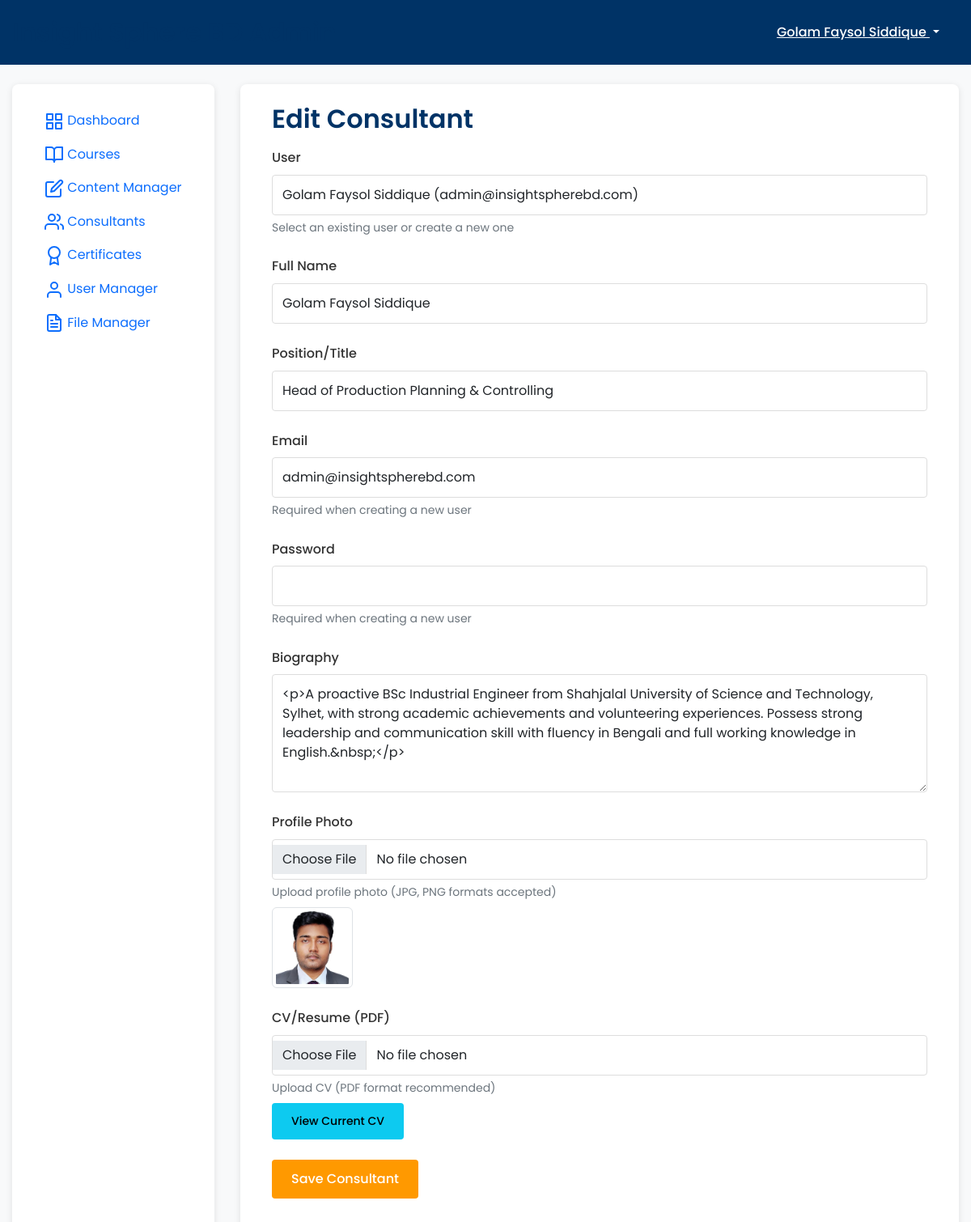
Page /admin/consultants/edit/1 (signed in) on the committed database.
### models.py (models this page shows, shortened)
class User(UserMixin, db.Model):
    id = db.Column(db.Integer, primary_key=True)
    username = db.Column(db.String(64), unique=True, nullable=False)
    email = db.Column(db.String(120), unique=True, nullable=False)
    password_hash = db.Column(db.String(256))
    full_name = db.Column(db.String(100))
    phone = db.Column(db.String(20))
    role = db.Column(db.String(20), default='user')  # user, admin, super_admin, consultant
    created_at = db.Column(db.DateTime, default=datetime.utcnow)
    courses = db.relationship('Course', secondary=registrations,
                             backref=db.backref('participants', lazy='dynamic'))
    payments = db.relationship('Payment', backref='user', lazy=True)
    certificates = db.relationship('Certificate', backref='user', lazy=True)
    is_consultant = db.Column(db.Boolean, default=False)
    bio = db.Column(db.Text)
    position = db.Column(db.String(100))
    photo_url = db.Column(db.String(255))
    photo_filename = db.Column(db.String(255), nullable=True)
    cv_filename = db.Column(db.String(255), nullable=True)
    @property
    def photo_path(self):
        if self.photo_filename:
            return url_for('static', filename=f'uploads/consultants/{self.photo_filename}')
        return self.photo_url or url_for('static', filename='img/default-avatar.png')
    @property
    def cv_path(self):
        if self.cv_filename:
            return url_for('static', filename=f'uploads/consultants/{self.cv_filename}')
        return None
    def is_admin(self):
        return self.role in ['admin', 'super_admin']
    def is_super_admin(self):
        return self.role == 'super_admin'
    @property
    def is_authenticated(self):
        return True

### routes/admin.py (the view)
    def decorated_function(*args, **kwargs):
        if not current_user.is_authenticated or not current_user.is_admin():
            abort(403)
        return f(*args, **kwargs)

### forms.py (shortened to what this page needs)
class ConsultantForm(FlaskForm):
    user_id = SelectField('User', coerce=int, default=0)
    full_name = StringField('Full Name', validators=[DataRequired(), Length(max=100)])
    email = StringField('Email', validators=[Optional(), Email()])
    password = PasswordField('Password', validators=[Optional(), Length(min=6)])
    bio = TextAreaField('Biography', validators=[Optional()])
    position = StringField('Position/Title', validators=[Optional(), Length(max=100)])
    photo = FileField('Profile Photo', validators=[Optional(), FileAllowed(['jpg', 'png', 'jpeg'], 'Images only!')])
    cv = FileField('CV/Resume (PDF)', validators=[Optional(), FileAllowed(['pdf'], 'PDF files only!')])
    submit = SubmitField('Save Consultant')

### app.py (called while the page is built)
@login_manager.user_loader
def load_user(user_id):
    from models import User
    return User.query.get(int(user_id))

@app.context_processor
def inject_config():
    from datetime import datetime
    return {'config': app.config, 'now': datetime.utcnow()}

### routes/admin.py (called while the page is built)
def admin_required(f):
    def decorated_function(*args, **kwargs):
        if not current_user.is_authenticated or not current_user.is_admin():
            abort(403)
        return f(*args, **kwargs)
    decorated_function.__name__ = f.__name__
    return login_required(decorated_function)

### templates/admin/consultant_form.html (shortened to what this page needs)
{% extends "admin/layout.html" %}
{% block content %}
<div class="container">
    <h2>{{ 'Edit' if consultant else 'Add' }} Consultant</h2>
    <form method="post" enctype="multipart/form-data">
        <div class="form-group">
            {{ form.user_id.label(class="form-label") }}
            {{ form.user_id(class="form-control") }}
            <small class="form-text text-muted">Select an existing user or create a new one</small>
        </div>
        <div class="form-group">
            {{ form.full_name.label(class="form-label") }}
            {{ form.full_name(class="form-control") }}
        </div>
        <div class="form-group">
            {{ form.position.label(class="form-label") }}
            {{ form.position(class="form-control") }}
        </div>
        <div class="form-group new-user-field">
            {{ form.email.label(class="form-label") }}
            {{ form.email(class="form-control") }}
            <small class="form-text text-muted">Required when creating a new user</small>
        </div>
        <div class="form-group new-user-field">
            {{ form.password.label(class="form-label") }}
            {{ form.password(class="form-control") }}
            <small class="form-text text-muted">Required when creating a new user</small>
        </div>
        <div class="form-group">
            {{ form.bio.label(class="form-label") }}
            {{ form.bio(class="form-control editor", rows="5") }}
        </div>
        <div class="form-group">
            {{ form.photo.label(class="form-label") }}
            {{ form.photo(class="form-control") }}
            <small class="form-text text-muted">Upload profile photo (JPG, PNG formats accepted)</small>
            {% if consultant and consultant.photo_path %}
                <div class="mt-2">
                    <img src="{{ consultant.photo_path }}" alt="Current photo" class="img-thumbnail" style="max-height: 100px;">
                </div>
            {% endif %}
        </div>
        <div class="form-group">
            {{ form.cv.label(class="form-label") }}
            {{ form.cv(class="form-control") }}
            <small class="form-text text-muted">Upload CV (PDF format recommended)</small>
            {% if consultant and consultant.cv_path %}
                <div class="mt-2">
                    <a href="{{ consultant.cv_path }}" target="_blank" class="btn btn-sm btn-info">View Current CV</a>
                </div>
            {% endif %}
        </div>
        <div class="form-group mt-4">
            {{ form.submit(class="btn btn-primary") }}
            <a href="{{ url_for('admin.consultant_manager') }}" class="btn btn-secondary">Cancel</a>
        </div>
    </form>
</div>
{% endblock %}

### templates/admin/layout.html (shortened to what this page needs)
<!DOCTYPE html>
<html lang="en">
<head>
    <link rel="stylesheet" href="https://cdn.jsdelivr.net/npm/bootstrap@5.2.3/dist/css/bootstrap.min.css">
    <link rel="stylesheet" href="https://cdn.jsdelivr.net/npm/feather-icons/dist/feather.min.css">
    <link rel="stylesheet" href="{{ url_for('static', filename='css/main.css') }}">
</head>
<body>
    <header class="admin-header">
        <div class="admin-container">
            <div class="d-flex justify-content-between align-items-center">
                <div class="d-flex align-items-center">
                    <h2 class="m-0">Insight Sphere BD Admin</h2>
                </div>
                <div class="d-flex align-items-center">
                    <div class="dropdown">
                        <button class="btn btn-link text-white dropdown-toggle" type="button" id="userDropdown" data-bs-toggle="dropdown" aria-expanded="false">
                            {{ current_user.full_name or current_user.username }}
                        </button>
                    </div>
                </div>
            </div>
        </div>
    </header>
    <div class="admin-container my-4">
        <div class="admin-layout">
            <div class="admin-sidebar">
                <nav>
                    <ul class="nav flex-column">
                        <li class="nav-item">
                            <a class="nav-link {% if request.path == url_for('admin.dashboard') %}active{% endif %}" href="{{ url_for('admin.dashboard') }}">
                                <i data-feather="grid"></i> Dashboard
                            </a>
                        </li>
                        <li class="nav-item">
                            <a class="nav-link {% if 'course' in request.path %}active{% endif %}" href="{{ url_for('admin.course_manager') }}">
                                <i data-feather="book-open"></i> Courses
                            </a>
                        </li>
                        <li class="nav-item">
                            <a class="nav-link {% if 'content' in request.path %}active{% endif %}" href="{{ url_for('admin.content_editor') }}">
                                <i data-feather="edit"></i> Content Manager
                            </a>
                        </li>
                        <li class="nav-item">
                            <a class="nav-link {% if 'consultant' in request.path %}active{% endif %}" href="{{ url_for('admin.consultant_manager') }}">
                                <i data-feather="users"></i> Consultants
                            </a>
                        </li>
                        <li class="nav-item">
                            <a class="nav-link {% if 'certificate' in request.path %}active{% endif %}" href="{{ url_for('admin.certificate_templates') }}">
                                <i data-feather="award"></i> Certificates
                            </a>
                        </li>
                        {% if current_user.is_super_admin() %}
                            <li class="nav-item">
                                <a class="nav-link {% if 'users' in request.path %}active{% endif %}" href="{{ url_for('admin.user_manager') }}">
                                    <i data-feather="user"></i> User Manager
                                </a>
                            </li>
                            <li class="nav-item">
                                <a class="nav-link {% if 'file-manager' in request.path or 'file-edit' in request.path %}active{% endif %}" href="{{ url_for('admin.file_manager') }}">
                                    <i data-feather="file-text"></i> File Manager
                                </a>
                            </li>
                        {% endif %}
                    </ul>
                </nav>
            </div>
            <div class="admin-content">
                {% block content %}{% endblock %}
            </div>
        </div>
    </div>
</body>
</html>

### static/css/main.css (style rules this page uses)
:root { --primary-color: #0066cc; --secondary-color: #003366; --accent-color: #ff9900; --text-color: #333333; --light-color: #f8f9fa; --light-gray: #f0f0f0; --medium-gray: #dddddd; --dark-gray: #666666; --font-family: 'Poppins', 'Roboto', sans-serif; }
body { font-family: var(--font-family); color: var(--text-color); line-height: 1.6; margin: 0; padding: 0; background-color: var(--light-color); }
a { color: var(--primary-color); text-decoration: none; }
h1, h2, h3, h4, h5, h6 { font-weight: 600; margin-top: 0; margin-bottom: 1rem; color: var(--secondary-color); }
.container { max-width: 1200px; margin: 0 auto; padding: 0 15px; }
.btn { display: inline-block; font-weight: 500; padding: 0.75rem 1.5rem; border-radius: 4px; border: none; cursor: pointer; transition: all 0.2s ease; text-align: center; }
.btn-primary { background-color: var(--accent-color); color: white; }
.btn-secondary { background-color: transparent; border: 1px solid white; color: white; }
.form-group { margin-bottom: 1.5rem; }
.form-label { display: block; margin-bottom: 0.5rem; font-weight: 500; }
.form-control { display: block; width: 100%; padding: 0.75rem; font-size: 1rem; border: 1px solid var(--medium-gray); border-radius: 4px; background-color: white; }
.form-text { display: block; margin-top: 0.25rem; font-size: 0.875rem; color: var(--dark-gray); }
.admin-header { background-color: var(--secondary-color); color: white; padding: 1rem 0; }
.admin-container { max-width: 1400px; margin: 0 auto; padding: 0 15px; }
.admin-layout { display: grid; grid-template-columns: 250px 1fr; gap: 2rem; min-height: calc(100vh - 130px); }
.admin-sidebar { background-color: white; padding: 1.5rem; border-radius: 8px; box-shadow: 0 2px 8px rgba(0, 0, 0, 0.1); }
.admin-content { padding: 1.5rem; background-color: white; border-radius: 8px; box-shadow: 0 2px 8px rgba(0, 0, 0, 0.1); }

### rows in the picture
User: full_name "Golam Faysol Siddique", position "Head of Production Planning & Controlling", email "admin@insightspherebd.com", bio "<p>A proactive BSc Industrial Engineer from Shahjalal University of Science and Technology, Sylhet, with strong academic achievements and volunteering experiences. Possess strong leadership and communication skill with fluency in Bengali and full working knowledge in English.&nbsp;</p>", photo_path (picture)

### other values in the picture
{{ 'Edit' if consultant else 'Add' }} "Edit"
